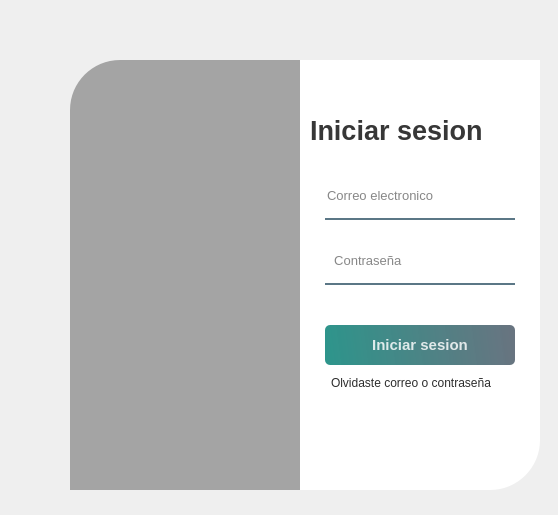
<?xml version="1.0" encoding="UTF-8"?>
<ui version="4.0">
 <class>Form</class>
 <widget class="QWidget" name="Form">
  <property name="geometry">
   <rect>
    <x>0</x>
    <y>0</y>
    <width>558</width>
    <height>515</height>
   </rect>
  </property>
  <property name="windowTitle">
   <string>Form</string>
  </property>
  <widget class="QWidget" name="widget" native="true">
   <property name="geometry">
    <rect>
     <x>30</x>
     <y>30</y>
     <width>550</width>
     <height>500</height>
    </rect>
   </property>
   <property name="styleSheet">
    <string notr="true">QPushButton#pushButton{
	background-color: qlineargradient(spread:pad, x1:0, y1:0.505682, x2:1, y2:0.477, stop:0 rgba(11, 131, 120, 219), stop:1 rgba(85, 98, 112, 226));
	color:rgba(255, 255, 255, 210);
	border-radius:5px;
}

QPushButton#pushButton:hover{
	background-color: qlineargradient(spread:pad, x1:0, y1:0.505682, x2:1, y2:0.477, stop:0 rgba(150, 123, 111, 219), stop:1 rgba(85, 81, 84, 226));
}

QPushButton#pushButton:pressed{
	padding-left:5px;
	padding-top:5px;
	background-color:rgba(150, 123, 111, 255);
}

QPushButton#pushButton_2, #pushButton_3, #pushButton_4, #pushButton_5{
	background-color: rgba(0, 0, 0, 0);
	color:rgba(85, 98, 112, 255);
}

QPushButton#pushButton_2:hover, #pushButton_3:hover, #pushButton_4:hover, #pushButton_5:hover{
	color: rgba(131, 96, 53, 255);
}

QPushButton#pushButton_2:pressed, #pushButton_3:pressed, #pushButton_4:pressed, #pushButton_5:pressed{
	padding-left:5px;
	padding-top:5px;
	color:rgba(91, 88, 53, 255);
}

</string>
   </property>
   <widget class="QLabel" name="label">
    <property name="geometry">
     <rect>
      <x>40</x>
      <y>30</y>
      <width>280</width>
      <height>430</height>
     </rect>
    </property>
    <property name="styleSheet">
     <string notr="true">border-image: url(:/images/background.jpg);
border-top-left-radius: 50px;</string>
    </property>
    <property name="text">
     <string/>
    </property>
   </widget>
   <widget class="QLabel" name="label_2">
    <property name="geometry">
     <rect>
      <x>40</x>
      <y>30</y>
      <width>280</width>
      <height>430</height>
     </rect>
    </property>
    <property name="styleSheet">
     <string notr="true">background-color:rgba(0, 0, 0, 80);
border-top-left-radius: 50px;</string>
    </property>
    <property name="text">
     <string/>
    </property>
    <property name="pixmap">
     <pixmap>logo.png</pixmap>
    </property>
    <property name="scaledContents">
     <bool>true</bool>
    </property>
   </widget>
   <widget class="QLabel" name="label_3">
    <property name="geometry">
     <rect>
      <x>270</x>
      <y>30</y>
      <width>240</width>
      <height>430</height>
     </rect>
    </property>
    <property name="styleSheet">
     <string notr="true">background-color:rgba(255, 255, 255, 255);
border-bottom-right-radius: 50px;</string>
    </property>
    <property name="text">
     <string/>
    </property>
   </widget>
   <widget class="QLabel" name="label_4">
    <property name="geometry">
     <rect>
      <x>280</x>
      <y>80</y>
      <width>221</width>
      <height>40</height>
     </rect>
    </property>
    <property name="font">
     <font>
      <pointsize>20</pointsize>
      <weight>75</weight>
      <bold>true</bold>
     </font>
    </property>
    <property name="styleSheet">
     <string notr="true">color:rgba(0, 0, 0, 200);</string>
    </property>
    <property name="text">
     <string>Iniciar sesion</string>
    </property>
   </widget>
   <widget class="QLineEdit" name="lineEdit">
    <property name="geometry">
     <rect>
      <x>295</x>
      <y>150</y>
      <width>190</width>
      <height>40</height>
     </rect>
    </property>
    <property name="font">
     <font>
      <pointsize>10</pointsize>
     </font>
    </property>
    <property name="styleSheet">
     <string notr="true">background-color:rgba(0, 0, 0, 0);
border:none;
border-bottom:2px solid rgba(46, 82, 101, 200);
color:rgba(0, 0, 0, 240);
padding-bottom:7px;</string>
    </property>
    <property name="placeholderText">
     <string>Correo electronico</string>
    </property>
   </widget>
   <widget class="QLineEdit" name="lineEdit_2">
    <property name="geometry">
     <rect>
      <x>295</x>
      <y>215</y>
      <width>190</width>
      <height>40</height>
     </rect>
    </property>
    <property name="font">
     <font>
      <pointsize>10</pointsize>
     </font>
    </property>
    <property name="styleSheet">
     <string notr="true">background-color:rgba(0, 0, 0, 0);
border:none;
border-bottom:2px solid rgba(46, 82, 101, 200);
color:rgba(0, 0, 0, 240);
padding-bottom:7px;</string>
    </property>
    <property name="frame">
     <bool>true</bool>
    </property>
    <property name="echoMode">
     <enum>QLineEdit::Password</enum>
    </property>
    <property name="placeholderText">
     <string>  Contraseña</string>
    </property>
   </widget>
   <widget class="QPushButton" name="pushButton">
    <property name="geometry">
     <rect>
      <x>295</x>
      <y>295</y>
      <width>190</width>
      <height>40</height>
     </rect>
    </property>
    <property name="font">
     <font>
      <pointsize>11</pointsize>
      <weight>75</weight>
      <bold>true</bold>
     </font>
    </property>
    <property name="text">
     <string>Iniciar sesion</string>
    </property>
   </widget>
   <widget class="QLabel" name="label_5">
    <property name="geometry">
     <rect>
      <x>301</x>
      <y>345</y>
      <width>181</width>
      <height>16</height>
     </rect>
    </property>
    <property name="styleSheet">
     <string notr="true">color:rgba(0, 0, 0, 210);</string>
    </property>
    <property name="text">
     <string>Olvidaste correo o contraseña</string>
    </property>
   </widget>
   <widget class="QLabel" name="label_7">
    <property name="geometry">
     <rect>
      <x>50</x>
      <y>80</y>
      <width>180</width>
      <height>40</height>
     </rect>
    </property>
    <property name="font">
     <font>
      <pointsize>22</pointsize>
      <weight>75</weight>
      <bold>true</bold>
     </font>
    </property>
    <property name="styleSheet">
     <string notr="true">color:rgba(255, 255, 255, 200);</string>
    </property>
    <property name="text">
     <string/>
    </property>
   </widget>
  </widget>
 </widget>
 <resources/>
 <connections/>
</ui>
